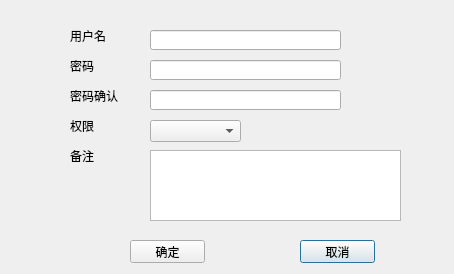
<?xml version="1.0" encoding="UTF-8"?>
<ui version="4.0">
 <class>QUserEdit</class>
 <widget class="QDialog" name="QUserEdit">
  <property name="geometry">
   <rect>
    <x>0</x>
    <y>0</y>
    <width>454</width>
    <height>274</height>
   </rect>
  </property>
  <property name="windowTitle">
   <string>QUserEdit</string>
  </property>
  <widget class="QLabel" name="label">
   <property name="geometry">
    <rect>
     <x>70</x>
     <y>30</y>
     <width>54</width>
     <height>12</height>
    </rect>
   </property>
   <property name="text">
    <string>用户名</string>
   </property>
  </widget>
  <widget class="QLabel" name="label_2">
   <property name="geometry">
    <rect>
     <x>70</x>
     <y>60</y>
     <width>54</width>
     <height>12</height>
    </rect>
   </property>
   <property name="text">
    <string>密码</string>
   </property>
  </widget>
  <widget class="QLabel" name="label_3">
   <property name="geometry">
    <rect>
     <x>70</x>
     <y>90</y>
     <width>54</width>
     <height>12</height>
    </rect>
   </property>
   <property name="text">
    <string>密码确认</string>
   </property>
  </widget>
  <widget class="QLabel" name="label_4">
   <property name="geometry">
    <rect>
     <x>70</x>
     <y>120</y>
     <width>54</width>
     <height>12</height>
    </rect>
   </property>
   <property name="text">
    <string>权限</string>
   </property>
  </widget>
  <widget class="QLabel" name="label_5">
   <property name="geometry">
    <rect>
     <x>70</x>
     <y>150</y>
     <width>54</width>
     <height>12</height>
    </rect>
   </property>
   <property name="text">
    <string>备注</string>
   </property>
  </widget>
  <widget class="QLineEdit" name="lineEdit">
   <property name="geometry">
    <rect>
     <x>150</x>
     <y>30</y>
     <width>191</width>
     <height>20</height>
    </rect>
   </property>
  </widget>
  <widget class="QLineEdit" name="lineEdit_2">
   <property name="geometry">
    <rect>
     <x>150</x>
     <y>60</y>
     <width>191</width>
     <height>20</height>
    </rect>
   </property>
   <property name="inputMask">
    <string/>
   </property>
   <property name="echoMode">
    <enum>QLineEdit::Password</enum>
   </property>
  </widget>
  <widget class="QLineEdit" name="lineEdit_3">
   <property name="geometry">
    <rect>
     <x>150</x>
     <y>90</y>
     <width>191</width>
     <height>20</height>
    </rect>
   </property>
   <property name="inputMask">
    <string/>
   </property>
   <property name="echoMode">
    <enum>QLineEdit::Password</enum>
   </property>
  </widget>
  <widget class="QComboBox" name="comboBox">
   <property name="geometry">
    <rect>
     <x>150</x>
     <y>120</y>
     <width>91</width>
     <height>22</height>
    </rect>
   </property>
  </widget>
  <widget class="QTextEdit" name="textEdit">
   <property name="geometry">
    <rect>
     <x>150</x>
     <y>150</y>
     <width>251</width>
     <height>71</height>
    </rect>
   </property>
  </widget>
  <widget class="QPushButton" name="pushButton">
   <property name="geometry">
    <rect>
     <x>300</x>
     <y>240</y>
     <width>75</width>
     <height>23</height>
    </rect>
   </property>
   <property name="text">
    <string>取消</string>
   </property>
  </widget>
  <widget class="QPushButton" name="pushButton_2">
   <property name="geometry">
    <rect>
     <x>130</x>
     <y>240</y>
     <width>75</width>
     <height>23</height>
    </rect>
   </property>
   <property name="text">
    <string>确定</string>
   </property>
  </widget>
 </widget>
 <layoutdefault spacing="6" margin="11"/>
 <resources/>
 <connections/>
</ui>
